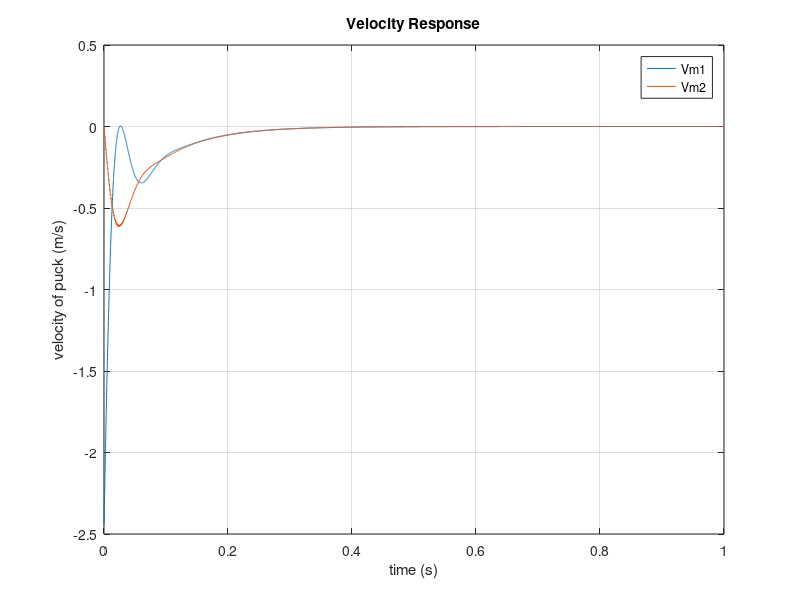

This figure's MATLAB source: (Note: this script raises an error after producing the figure.)
%% State-Space catcher thing
clear; close all

%% define vars
% motor parameters
    Kt = 0.0967;        % Nm/A torque (from ServoSysCo spec sheet)
    %Kv = 105;          % V/rad/s back-emf constant
    L = .0041;          % H motor inductance  (from ServoSysCo spec sheet)
    R = 1.6;            % ohms  motor resistance (from ServoSysCo spec sheet)
    Jm = .05648;        % kgm^2 moment of inertial (from ServoSysCo spec sheet)
    b3 = 1.7e-5;        % Nms/rad motor damping (from ServoSysCo spec sheet)
    Tau_m = .0089;      % s untill 62.3% to Vfinal 
% physical parameters    
    m1 = 3;             % kg mass of puck
    m2 = 5;             % kg mass of platform
    k1 = 18500;         % N/m mechanical spring element 
    k2 = 1000410;       % Nm/rad rotational spring element  
    r = .013;           % m   radius of screw
    rho_al = 2.70;      % kg/m3  density of alluminum
    Vol_al = pi*r^2*.013;    % vol of pulley
    mp = rho_al*Vol_al;      % mass of pulley
    Jp = mp*r^2/2;           % inertia of pulleys
    J = 2*Jp + Jm;           % inertia of rotational system
    nb = 3;                  % number of bearings
    b1 = 250;                % Ns/m   damping coeff for pad
    b2 = nb*r*500;           % Nms/rad guide bearing friction  
    %pitch = .005/(2*pi);     % m/rads  pitch of ball screw
% transformer 
    TF12 = 2*pi*r;           % transformer translation to rotation
    TF34 = Kt;               % transformer rotation to electrical

% time
dt=.0001;
t = 0:dt:1;                  % time array

%% define matricies
x0 = [...
    -2.445;...    % Vm1
    0;...         % Vm2
    0;...         % Fk1
    0;...         % Tk2
    0;...         % Wj
    1;];          % iL

A = [...
    -b1/m1, b1/m1, 1/m1, 0, 0, 0;...
    b1/m2, (-b1*TF12 - b2)/(TF12*m2), -1/m1, 1/(TF12*m2), 0, 0;...
    -k1, k1, 0, 0, 0, 0;...
    0, -k2/TF12, 0, 0, k2, 0;...
    0, 0, 0, -1/J, -b3/J, TF34/J;...
    0, 0, 0, 0, -TF34/L, - R/L ];
    
B = [...
    0;...
    0;...
    0;...
    0;...
    0;...
    1/L];

C = [1,0,0,0,0,0;...    % Vm1
    0,1,0,0,0,0;...     % Vm2
    0,0,1,0,0,0;...     % Fk1
    0,0,0,1,0,0;...     % Tk2
    0,0,0,0,1,0;...     % Wj 
    0,0,0,0,0,1];       % iL
          
D = 0;                  %   

%% create state-space
sys = ss(A,B,C,D);
sys.InputName = 'Vs';
sys.OutputName = {'Vm1';'Vm2';'Fk1';'Tk2';'Wj';'iL'};
u = zeros(1,length(t));
for j = 1:length(u)         % uncomment for step input
    if u(j) < median(u)
        u(j) = 24;
    else
        u(j) = 0;
    end
end
y = lsim(sys,u,t,x0);
a = cat(1,NaN, diff(y(:,1))/dt);

% plot things
figure
plot(t,y(:,1));    % velocity
% impulse(sys,t);
grid on
hold on
plot(t,y(:,2));
title('Velocity Response');
xlabel('time (s)')
ylabel('velocity of puck (m/s)')
legend('Vm1','Vm2')
save2pdf('VelRes',gcf,300);

% take "integral" of Vm1 for x position
x = cumtrapz(t,y(:,1));

figure
plot(t,x);      % position
grid on
title('position')
xlabel('time (s)')
ylabel('position (m)')
save2pdf('PosRes',gcf,300);

figure
plot(t,a);      % acceleration
grid on
title('Acceleration Response');
xlabel('time (s)')
ylabel('acceleration of puck (m/s^2)')
save2pdf('AccelRes',gcf,300);

%% closed loop transfer functions
Gp = tf(sys);

Gspuck = Gp(1);
Gsplatform = Gp(2);

% requirements
osTarget = 0.10;       % overshoot 
tsTarget = 0.1;        % sec  

%%  PID compensator Design for V1r -> Vm1 
figure
rlocus(Gspuck); grid on
KP = 1000;
sP = -33.2+97.2*1i;   % initial design point

% simulate 
sysP = feedback(KP*Gspuck,1);
tt = 0:dt:1;
yP = step(sysP,tt);
Pinfo = stepinfo(yP,tt,yP(end));
Pinfo 

figure;
plot(tt,yP);
grid on;
xlabel('time (s)')
ylabel('unit step response')
legend('P controller')

%% add derivative to speed up response
s = tf('s');
tsP = Pinfo.SettlingTime;
tsFactor = tsP/tsTarget; 

sPD = tsFactor*sP;              % new design point
theta = pi - angle(evalfr(Gspuck,sPD));  % required angle contribution
zc = imag(sPD)/tan(theta)+real(sPD);
GcD = (s-zc);                   % derivative compensator
GsPD = GcD*Gspuck;              % create compensated system

figure;
rlocus(GsPD);
grid on

KPD = 2;

%% simulate PD 
sysPD = feedback(KPD*GsPD,1);
yPD = step(sysPD,tt);
PDinfo = stepinfo(yPD,tt,yPD(end));
PDinfo

figure;
plot(tt,yP,'r'); hold on;
plot(tt,yPD,'b');
grid on;
xlabel('time (s)')
ylabel('unit step response')
legend('P controller','PD controller')

%% add integrator to drive to setpoint
GcI = (s+50)/s;  % integrator compensator
GsPID = GcI*GsPD;

figure;
rlocus(GsPID)
grid on

KPID = 2;

%% simulate PID
sysPID = feedback(KPID*GsPID,1); % Vm1 veclocity command
yPID = step(sysPID,tt);
PIDinfo = stepinfo(yPID,tt,yPID(end));
PIDinfo 

figure;
plot(tt,yP,'r'); hold on;
plot(tt,yPD,'b');
plot(tt,yPID,'g');
grid on;
xlabel('time (s)')
ylabel('unit step response')
title('puck step response')
legend('P controller','PD controller','PID controller')

%% build compensator  (C1) for puck
Gc1 = tf(KPID*GcI*GcD);  % total PID compensator

Kp = KPID;
Ki = Gc1.num{:}(3)/Kp;
Kd = Gc1.num{:}(2)/Kp;
disp(['Kp = ',num2str(Kp),' | Ki = ',num2str(Ki),' | Kd = ', num2str(Kp)]);
disp(' ');
disp('total compensating controller:');
disp(['Gc = ',num2str(Kp),' + ',num2str(Ki),'/s + s',num2str(Kd)]);

%%  PID compensator Design for V2r -> Vm2  (platform)
figure
rlocus(Gsplatform); grid on
KP2 = 3700;
sP2 = -43.9+61.5*1i;   % initial design point

%% simulate P gain for platform
sysP2 = feedback(KP*Gsplatform,1);
yP2 = step(sysP2,tt);
P2info = stepinfo(yP2,tt,yP2(end));
P2info 

figure;
plot(tt,yP2);
grid on;
xlabel('time (s)')
ylabel('unit step response')
legend('P controller')

%% add integrator to drive to setpoint
GcI2 = (s+35)/s;  % integrator compensator
GsPID2 = GcI2*Gsplatform;

figure;
rlocus(GsPID2)
grid on

KPID2 = 200;

%% simulate PID
sysPID2 = feedback(KPID2*GsPID2,1); % Vm1/veclocity command
yPID2 = step(sysPID2,tt);
PIDinfo2 = stepinfo(yPID2,tt,yPID2(end));
PIDinfo2 

sys_accel = max(yPID2)/tt(find(yPID2 == max(yPID2)));

figure;
plot(tt,yP2,'r'); hold on;
plot(tt,yPID2,'g');
grid on;
title('Platform Step Response');
xlabel('time (s)')
ylabel('unit step response')
legend('P controller','PID controller')

%% build compensator (C2)
Gc2 = tf(KPID2*GcI2);  % total PID compensator

Kp2 = KPID2;
Ki2 = Gc1.num{:}(3)/Kp2;
Kd2 = Gc1.num{:}(2)/Kp2;
disp(['Kp2 = ',num2str(Kp2),' | Ki2 = ',num2str(Ki2),' | Kd2 = ', num2str(Kp2)]);
disp(' ');
disp('total compensating controller:');
disp(['Gc2 = ',num2str(Kp2),' + ',num2str(Ki2),'/s + s',num2str(Kd2)]);

%% build platform to puck command relationship
Gspp = Gc1/Gc2*(1+Gc2*GsPID2);
Hspp = (Gc2*GsPID)/(1+Gc2*GsPID2);

Vrchng = tf(Gspp/(1+Hspp*Gspp));

%% velocity command formation
g = 9.8;                 % m/s2
pltfrmDelay = .215;       % s
catchTime = pltfrmDelay + .25;   % s
VpuckCmd = importdata('Vpuckcmd.mat');
Vinit = -4.5;             % m/s
decelRate = 4*g;

% puck params
puckInit = .3048;       % m puck initial position
puckVfall = -g.*tt;
xpuckfrf = cumtrapz(tt,puckVfall) + puckInit;
VCmnd = NaN*ones(1,length(tt));
for j = 1:length(tt)
    if tt(j) < pltfrmDelay
        VCmnd(j) = 0;
    elseif tt(j) >= pltfrmDelay
        VCmnd(j) = Vinit;
    end
end
yCmnd = lsim(sysPID2,VCmnd,tt);
t0 = 0;
for j = 1:length(tt)
    if yCmnd(j) < puckVfall(j)
        index = j;
        break
    end
end
for k = index:length(tt)
        VCmnd(k) = Vinit + decelRate*(t0*dt);
        t0 = t0+1;
       if VCmnd(k) > 0;
            VCmnd(k:end) = 0;
       end
end
figure;
plot(tt,VCmnd)
grid on;
title('Velocity Command')
xlabel('time (s)')
ylabel('velocity (m/s)')

yCmnd = lsim(sysPID2,VCmnd,tt);     % re populate ysimulation

%% simulate with velocity command


% take "integral" for x position
xCmnd = cumtrapz(tt,yCmnd);
xCmnd = transpose(xCmnd);

figure;
plot(tt,yCmnd); grid on; hold on
plot(tt,puckVfall);
xlabel('time (s)')
ylabel('velocity (m/s)')
title('velocity response of platform')
legend('platform velocity','puck freefall','location','southeast')

figure;
plot(tt,xCmnd,'LineWidth',1.5); grid on; hold on;
plot(tt,xpuckfrf)
%plot(tc,puckCtch,'--r','LineWidth', 1.5);
xlabel('time (s)')
ylabel('position (m)')
title('position response of platform')
legend('platform','puck')
